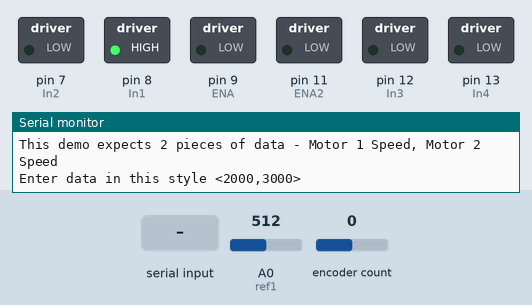
Recording of a sketch running on a simulated Arduino Uno, built with avr-gcc and run on an emulated ATmega328P. Shown: switched loads named in the sketch (green lamp = pin HIGH), the last lines printed to the serial monitor. The inputs (shaded band) are chosen by the test bench; at power-on: A0 (ref1) = 512, encoder count 0.

Above: at 1.2 s.
1.3 s: "<90,45,200>" received over Serial
At 2.3 s:
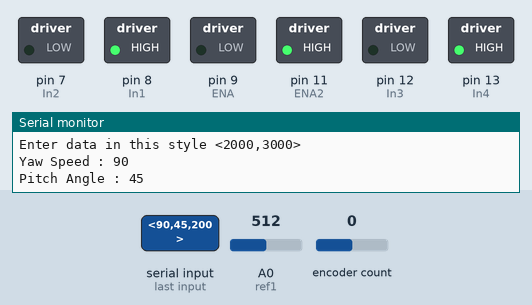
3.5 s: A0 (ref1) set to 191
5.2 s: A0 (ref1) set to 158
At 6.6 s:
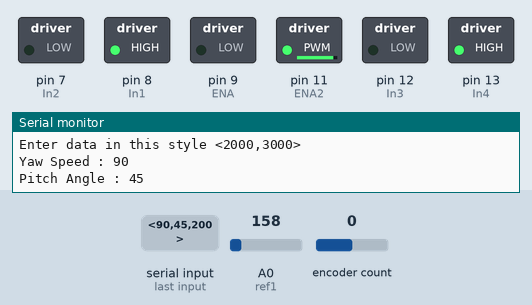
7.5 s: "<cp2>" received over Serial
At 9.2 s:
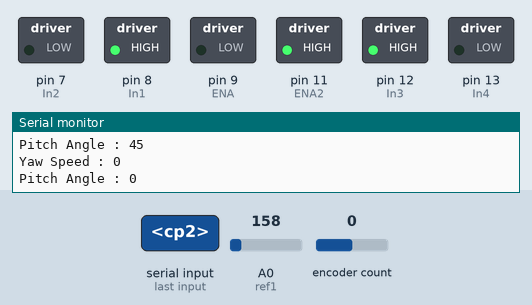
9.5 s: A0 (ref1) set to 900
At 10.8 s:
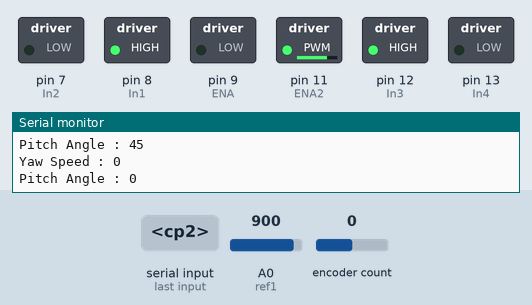
11.5 s: A0 (ref1) set to 1023
At 12.3 s:
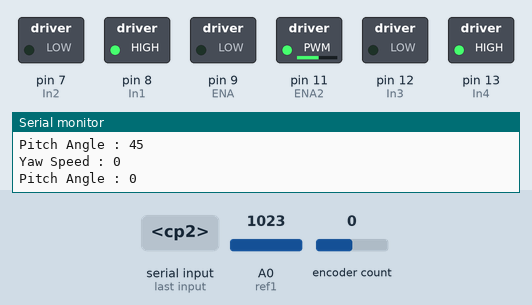
Timing chart, 0 to 14.5 s (numbered marks = the images above; inputs shaded):
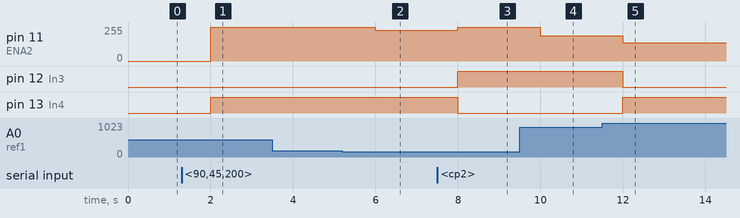

Measured:
- after the input at 1.3 s, pin 12 (In3): stays LOW (without the input it goes to HIGH after 0.70 s); pin 13 (In4): LOW → HIGH after 0.70 s
- after the input at 3.5 s, every drawn part: stays the same
- after the input at 5.2 s, pin 11 (ENA2): 255/255 → 230/255 after 0.80 s
- after the input at 7.5 s, pin 11 (ENA2): 230/255 → 255/255 after 0.50 s; pin 12 (In3): LOW → HIGH after 0.50 s; pin 13 (In4): HIGH → LOW after 0.50 s
- after the input at 9.5 s, pin 11 (ENA2): 255/255 → 191/255 after 0.50 s
- after the input at 11.5 s, pin 11 (ENA2): 191/255 → 137/255 after 0.50 s; pin 12 (In3): HIGH → LOW after 0.50 s; pin 13 (In4): LOW → HIGH after 0.50 s

The sketch:

PitchYaw_v04.ino
```cpp
// LIBRARIES
 #include <Encoder.h>
 #include <PID_v1.h>
 #include <Wire.h>
 #include <MPU6050.h>//***YAW MOTOR CONTROL PINS

MPU6050 mpu;

 int In1= 8;// Pin 7(Uno) is connected to the motor controller In1 pin
 int In2 = 7;// Pin 8(Uno) is connected to the motor controller In2 pin
 int ENA = 9;// Pin 5(Uno) is connected to the motor controller ENA pin

//***YAW MOTOR VARIABLES
 int angle = 0;
 int Speed = 0;
 int oldposition = 0;
 int Barrier =14000;
 //int Barrierend = -14000;
 long encodercount = 0;
 long newposition = 0;
 int Dir;
 Encoder myEnc(2,3);//yellow 3 brown 2, also power red out1 black out2

//***SERIAL COMMUNICATION VARIABLES
 const byte numChars = 32;
 char receivedChars[numChars];
 boolean newData = false;
 int dataNumber = 0;
 char tempChars[numChars];
 int Yaw_Speed = 0;

//***PITCH MOTOR CONTROL PINS
 int In3= 12;// Pin 7(Uno) is connected to the motor controller In1 pin
 int In4 = 13;// Pin 8(Uno) is connected to the motor controller In2 pin
 int ENA2 = 11;// Pin 5(Uno) is connected to the motor controller ENA pin
 int ref1 = A0;//Pin A0(Uno) is connected to the linear actuator position signal(blue)
 int last1 = 0;
 int Cposition = 0;
 int Pitch_Angle = 0;
 int angle1= 0;
 int desiredpos = 0;

//***PID VARIABLES
 double Setpoint;
 double Input;
 double Output;
 PID myPID(&Input, &Output, &Setpoint,2,0,0,DIRECT);

//***ACCELEROMETER VARIABLES
 long accelX, accelY, accelZ;
 float gForceX, gForceY, gForceZ;
 int i = 0;
 int sum = 0;
 int offset = 0; //offset angle

//***Timing
long displayInterval = 2000;
long prevDisplayMillis = 0;


void setup() {
//Time = millis();
//***OUTPUT PINS
//*******Yaw motor output pins
  pinMode(In1,OUTPUT);// Pin 7 is an output
  pinMode(In2,OUTPUT);// Pin 8 is an output
  pinMode(ENA,OUTPUT);// Pin 5 is an output

//*******Pitch motor output pins
  pinMode(In3,OUTPUT);// Pin 7 is an output
  pinMode(In4,OUTPUT);// Pin 8 is an output
  pinMode(ENA2,OUTPUT);// Pin 5 is an output

//***INPUT PINS
//*******Pitch motor input pin
  pinMode(ref1,INPUT); //pin A0 is an input

//***SERIAL COMMUNICATIONS
    Serial.begin(115200);
    Serial.println("This demo expects 2 pieces of data - Motor 1 Speed, Motor 2 Speed");
    Serial.println("Enter data in this style <2000,3000>  ");
    Serial.println();

 // Wire.begin();
//setupMPU();

//***YAW MOTOR COUNTER-CLOCKWISE ROTATION INITIALIZATION
  digitalWrite(In1,HIGH);// Clockwise rotation of the motor, Pin 7 outputing HIGH and pin 8 outputing LOW
  digitalWrite(In2,LOW);

  myPID.SetMode(AUTOMATIC);
//  Time = millis();
// while(!mpu.begin(MPU6050_SCALE_2000DPS, MPU6050_RANGE_2G))
//  {
//    Serial.println("Could not find a valid MPU6050 sensor, check wiring!");
//    delay(500);
//  }
}


void loop() {
//*** SERIAL COMMUNICATION (turning serial input into integer)
  //Serial.println("beginning of loop");
  recvWithStartEndMarkers();

  if (newData == true)
  {
    strcpy(tempChars, receivedChars);
    parseData();
    newData = false;
  }

//   Serial.println("data has been split");

// if (Yaw_Speed <= 255)
// {
//  yawMotor();
// }
//
// else
// {
//  Reset();
// }


 if (millis() - prevDisplayMillis >= displayInterval)
 {
       prevDisplayMillis += displayInterval;
       //recordAccelRegisters();
//       Serial.println("stuck before accelerometer loop");
//       accelerometerData();
       pitchMotor();

  }


}


void recvWithStartEndMarkers() {
    static boolean recvInProgress = false;
    static byte ndx = 0;
    char startMarker = '<';
    char endMarker = '>';
    char rc;
    while (Serial.available() > 0 && newData == false) {
        rc = Serial.read();
        if (recvInProgress == true) {
            if (rc != endMarker) {
                receivedChars[ndx] = rc;
                ndx++;
                if (ndx >= numChars) {
                    ndx = numChars - 1;}}
            else {
                receivedChars[ndx] = '\0'; // terminate the string
                recvInProgress = false;
                ndx = 0;
                newData = true;}}
        else if (rc == startMarker) {
            recvInProgress = true;}}}


void parseData() {      // split the data into its parts

    char * strtokIndx; // this is used by strtok() as an index
    strtokIndx = strtok(tempChars,",");// get the first part - the string
    Yaw_Speed = atoi(strtokIndx);     // convert this part to an integer
    strtokIndx = strtok(NULL, ","); // this continues where the previous call left off
    Pitch_Angle = atoi(strtokIndx);     // convert this part to an integer
//*** PITCH and YAW INPUTS DEFINED FROM PI (Yaw_Speed, Pitch_Angle)
    Serial.print("Yaw Speed : ");
    Serial.println(Yaw_Speed);
    Serial.print("Pitch Angle : ");
    Serial.println(Pitch_Angle);
    Serial.println();
}


void yawMotor(){
 //********* YAW SECTION
     newposition= ((myEnc.read()));// number of countable events seen

     int player_angle = newposition/ ((2.96011)*(49.1684)); // players angle from orgin (zero position)

 //*** DIRECTION OF YAW
     if (Yaw_Speed > 0){
         digitalWrite(In1,HIGH);// Clockwise rotation of the motor, Pin 7 outputing HIGH and pin 8 outputing LOW
         digitalWrite(In2,LOW);
         Dir = 0;
     }
     if (Yaw_Speed < 0){
         digitalWrite(In1,LOW);// Counter-Clockwise rotation of the motor, Pin 7 outputing HIGH and pin 8 outputing LOW
         digitalWrite(In2,HIGH);
         Dir = 1;
     }

     if (-Barrier < newposition < Barrier) {

     //*** SPEED OF YAW
         Speed = abs(Yaw_Speed);
         analogWrite(ENA,Speed);
     }

     else if (newposition >= Barrier){
      if(Dir == 1){
        Speed = 0;
        analogWrite(ENA,Speed);
      }
      else{
        analogWrite(ENA,Speed);
      }
     }

     else if (newposition <= -Barrier){
      if(Dir == 0){
        Speed = 0;
        analogWrite(ENA,Speed);
      }
      else{
        analogWrite(ENA,Speed);
      }
     }

}


 void Reset()
 {
//*** RESET FUNCTION

//********ROTATION AMOUNT FROM LEFT OF CENTRE POSITION->NEWPOSITION=0 ( CLOCKWISE ROTATION )
        if (newposition >0)
        {
           digitalWrite(In1,LOW);// Pin 7 outputing HIGH and pin 8 outputing LOW
           digitalWrite(In2,HIGH);
           Speed = 200;
           analogWrite(ENA,Speed);//initialize speed

 //***********READ COUNTABLE EVENTS FROM THE ENCODER CHANNELS (FOREVER, EXIT:BREAK OUT OF LOOP)
           while (true)
           {
           newposition= ((myEnc.read()));
           Serial.println(newposition);

 //***********REACHED CENTRE POSITION, BREAK
           if (newposition <= 0) {
             Speed = 0;
             analogWrite(ENA,Speed);
             break;
          }
          }
        }

//********ROTATION AMOUNT FROM RIGHT OF CENTRE POSITION->NEWPOSITION=0 ( COUNTER-CLOCKWISE ROTATION )
        if (newposition <0)
        {
           // Serial.println("cp2");
           digitalWrite(In1,HIGH);// Pin 7 outputing HIGH and pin 8 outputing LOW
           digitalWrite(In2,LOW);
           Speed = 200;
           analogWrite(ENA,Speed);//initialize speed

 //***********READ COUNTABLE EVENTS FROM THE ENCODER CHANNELS (FOREVER, EXIT:BREAK OUT OF LOOP)
           while (true)
           {
           newposition= ((myEnc.read()));
           Serial.println(newposition);

 //***********REACHED CENTRE POSITION, BREAK
           if (newposition >= 0){
             Speed = 0;
             analogWrite(ENA,Speed);
             break;
           }
           }
        }
      }


void pitchMotor()
{
 //*********PITCH SECTION
 //***ANGLE DEFINED
 //*** potentiometer value of the desired position for a given Pitch_Angle
     int desiredpos = 981.00 - 933.00*((Pitch_Angle)/45.00);
 //*** current position of the pitch (potentiometer reading)
     Cposition = analogRead(ref1);


     Setpoint = desiredpos;
     Input = Cposition;

//     if (Cposition > Setpoint){
//        int adjustment = 2*(Cposition - Setpoint);
//        Setpoint = Setpoint + adjustment;}

//     myPID.Compute();
//     Speed = map(Output, 0, 255, 80 , 255);
//     if (Speed <= 80){
//      Speed = 0;
//     }


//***DIRECTION OF PITCH
     if (Input >= Setpoint) // IF Current position is lower than desired position then lin_act needs to extend
     {
      digitalWrite(In3,LOW);// retact, Pin 7 outputing HIGH and pin 8 outputing LOW
      digitalWrite(In4,HIGH);

      Setpoint = -Setpoint;
      Input = -Input;

      myPID.Compute();
      Speed = map(Output, 0, 255, 80 , 255);
      if (Speed <= 80){
      Speed = 0;
      }

      analogWrite(ENA2,Speed);
//      Serial.println("retracting");
     }

     else if (Input < Setpoint) // IF Current position is higher than desired position then lin_act needs to retract
     {
      digitalWrite(In3,HIGH);// extend, Pin 7 outputing HIGH and pin 8 outputing LOW
      digitalWrite(In4,LOW);

      myPID.Compute();
      Speed = map(Output, 0, 255, 80 , 255);
      if (Speed <= 80){
      Speed = 0;
      }

      analogWrite(ENA2,Speed);
//      Serial.println("extending");
     }


//       Serial.print("Setpoint : ");
//       Serial.println(desiredpos);
//       Serial.print("Input : ");
//       Serial.println(Cposition);
//       Serial.print("Output : ");
//       Serial.println(Output);
//       Serial.print("Speed : ");
//       Serial.println(Speed);
//       Serial.print("Desired Pos : ");
//       Serial.println(desiredpos);
//       Serial.println();

//     digitalWrite(In3,LOW);// Extend, Pin 7 outputing HIGH and pin 8 outputing LOW
//     digitalWrite(In4,HIGH);
//     int val = map(Output,0,255,0,255);
     //analogWrite(ENA2,Output);


 }


void accelerometerData()
 {
   // Read normalized values
   Vector normAccel = mpu.readNormalizeAccel();

   // Calculate Pitch & Roll
   offset = -(atan2(normAccel.XAxis, sqrt(normAccel.YAxis*normAccel.YAxis + normAccel.ZAxis*normAccel.ZAxis))*180.0)/M_PI;
   //int roll = (atan2(normAccel.YAxis, normAccel.ZAxis)*180.0)/M_PI;

   // Output
//   Serial.print(" Pitch offset = ");
//   Serial.print(offset);

//   Serial.println();

   delay(10);
}


//***DIRECTION OF PITCH
//     if (Cposition < oldposition)
//     {
//       angle = (-1)*angle;}
// //***PITCH WILL NOT MOVE IF IN SAME POSITION AS DESIRED POSITION
//   if (last1 == Pitch_Angle)
//   {
//     digitalWrite(In3,HIGH);// Retract, Pin 7 outputing HIGH and pin 8 outputing LOW
//     digitalWrite(In4,LOW);
//     int Speed = 0;
//     analogWrite(ENA2,Speed);}
// //***
//   else if (angle >0)
//       {
//         digitalWrite(In3,HIGH);// Retract, Pin 7 outputing HIGH and pin 8 outputing LOW
//         digitalWrite(In4,LOW);
//         int Speed = 255;
//         analogWrite(ENA2,Speed);//Output);
//         Cposition=analogRead(ref1);
//         oldposition = Cposition;
//         Serial.println("runnning2 ");
//         //Input = analogRead(ref1);
//        // Setpoint = desiredpos;
//        // myPID.SetMode(AUTOMATIC);

// //***PITCH IS ON OR JUST PAST DESIRED POSITION(STOP)
//         if (Cposition<=desiredpos)
//         {
//         Cposition=analogRead(ref1);
//         Speed = 0;
//         analogWrite(ENA2,Speed);
//         last1 = Pitch_Angle;
//         oldposition = Cposition;
//         }
//       }
//   else if (angle <0)
//       {
//         digitalWrite(In3,LOW);// Extend, Pin 7 outputing HIGH and pin 8 outputing LOW
//         digitalWrite(In4,HIGH);
//         int Speed = 255;
//         analogWrite(ENA2,Speed);//Output);
//         Cposition=analogRead(ref1);
//         oldposition = Cposition;
//         Serial.println("runnning1");
//         //Input = analogRead(ref1);
//        // Setpoint = desiredpos;
//        // myPID.SetMode(AUTOMATIC);

// //***PITCH IS ON OR JUST PAST DESIRED POSITION(STOP)
//         if (Cposition>=desiredpos)
//          {
//           Cposition=analogRead(ref1);
//           Speed = 0;
//           analogWrite(ENA2,Speed);
//           last1 = Pitch_Angle;
//           oldposition = Cposition;
//          }
//   }

//    }
//void setupMPU(){
//  Wire.beginTransmission(0b1101000); //This is the I2C address of the MPU (b1101000/b1101001 for AC0 low/high datasheet sec. 9.2)
//  Wire.write(0x6B); //Accessing the register 6B - Power Management (Sec. 4.28)
//  Wire.write(0b00000000); //Setting SLEEP register to 0. (Required; see Note on p. 9)
//  Wire.endTransmission();
//  Wire.beginTransmission(0b1101000); //I2C address of the MPU
//  Wire.write(0x1B); //Accessing the register 1B - Gyroscope Configuration (Sec. 4.4)
//  Wire.write(0x00000000); //Setting the gyro to full scale +/- 250deg./s
//  Wire.endTransmission();
//  Wire.beginTransmission(0b1101000); //I2C address of the MPU
//  Wire.write(0x1C); //Accessing the register 1C - Acccelerometer Configuration (Sec. 4.5)
//  Wire.write(0b00000000); //Setting the accel to +/- 2g
//  Wire.endTransmission();}
//
//  void recordAccelRegisters() {
//  Wire.beginTransmission(0b1101000); //I2C address of the MPU
//  Wire.write(0x3B); //Starting register for Accel Readings
//  Wire.endTransmission();
//  Wire.requestFrom(0b1101000,6); //Request Accel Registers (3B - 40)
//  while(Wire.available() < 6);
//  accelX = Wire.read()<<8|Wire.read(); //Store first two bytes into accelX
//  accelY = Wire.read()<<8|Wire.read(); //Store middle two bytes into accelY
//  accelZ = Wire.read()<<8|Wire.read(); //Store last two bytes into accelZ
//  processAccelData();}
//
//void processAccelData(){
//  gForceX = accelX / 16384.0;
//  gForceY = accelY / 16384.0;
//  gForceZ = accelZ / 16384.0;
//  int bx = round( atan2 (gForceX, (-1)*gForceZ) * 180/3.14159265 );
//  i= i++;
//  sum = sum + bx;
//  if (i == 10)
//  {
//    offset =sum/10;
//    i=0;
//    sum = 0;
//    }
//
//  }
```
